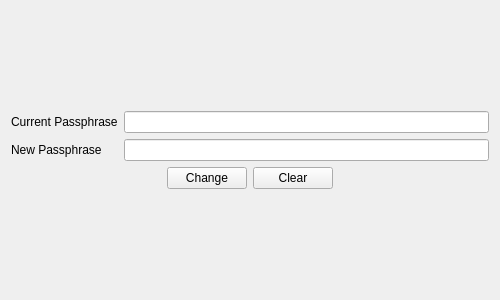
<?xml version="1.0" encoding="UTF-8"?>
<ui version="4.0">
 <class>change_passphrase_Form</class>
 <widget class="QWidget" name="change_passphrase_Form">
  <property name="geometry">
   <rect>
    <x>0</x>
    <y>0</y>
    <width>500</width>
    <height>300</height>
   </rect>
  </property>
  <property name="sizePolicy">
   <sizepolicy hsizetype="Fixed" vsizetype="Fixed">
    <horstretch>0</horstretch>
    <verstretch>0</verstretch>
   </sizepolicy>
  </property>
  <property name="minimumSize">
   <size>
    <width>500</width>
    <height>300</height>
   </size>
  </property>
  <property name="windowTitle">
   <string>Change Passphrase</string>
  </property>
  <layout class="QVBoxLayout" name="verticalLayout">
   <item>
    <spacer name="verticalSpacer_2">
     <property name="orientation">
      <enum>Qt::Vertical</enum>
     </property>
     <property name="sizeHint" stdset="0">
      <size>
       <width>20</width>
       <height>40</height>
      </size>
     </property>
    </spacer>
   </item>
   <item>
    <layout class="QFormLayout" name="formLayout">
     <item row="0" column="0">
      <widget class="QLabel" name="currentPassLabel">
       <property name="text">
        <string>Current Passphrase</string>
       </property>
      </widget>
     </item>
     <item row="0" column="1">
      <widget class="QLineEdit" name="currentPassLE"/>
     </item>
     <item row="1" column="0">
      <widget class="QLabel" name="newPassLabel">
       <property name="text">
        <string>New Passphrase</string>
       </property>
      </widget>
     </item>
     <item row="1" column="1">
      <widget class="QLineEdit" name="newPassLE"/>
     </item>
    </layout>
   </item>
   <item>
    <layout class="QHBoxLayout" name="horizontalLayout">
     <item>
      <spacer name="horizontalSpacer_2">
       <property name="orientation">
        <enum>Qt::Horizontal</enum>
       </property>
       <property name="sizeHint" stdset="0">
        <size>
         <width>40</width>
         <height>20</height>
        </size>
       </property>
      </spacer>
     </item>
     <item>
      <widget class="QPushButton" name="changePassBTN">
       <property name="text">
        <string>Change</string>
       </property>
      </widget>
     </item>
     <item>
      <widget class="QPushButton" name="clearPassEnterBTN">
       <property name="text">
        <string>Clear</string>
       </property>
      </widget>
     </item>
     <item>
      <spacer name="horizontalSpacer">
       <property name="orientation">
        <enum>Qt::Horizontal</enum>
       </property>
       <property name="sizeHint" stdset="0">
        <size>
         <width>40</width>
         <height>20</height>
        </size>
       </property>
      </spacer>
     </item>
    </layout>
   </item>
   <item>
    <spacer name="verticalSpacer">
     <property name="orientation">
      <enum>Qt::Vertical</enum>
     </property>
     <property name="sizeHint" stdset="0">
      <size>
       <width>20</width>
       <height>40</height>
      </size>
     </property>
    </spacer>
   </item>
  </layout>
 </widget>
 <resources/>
 <connections/>
</ui>
